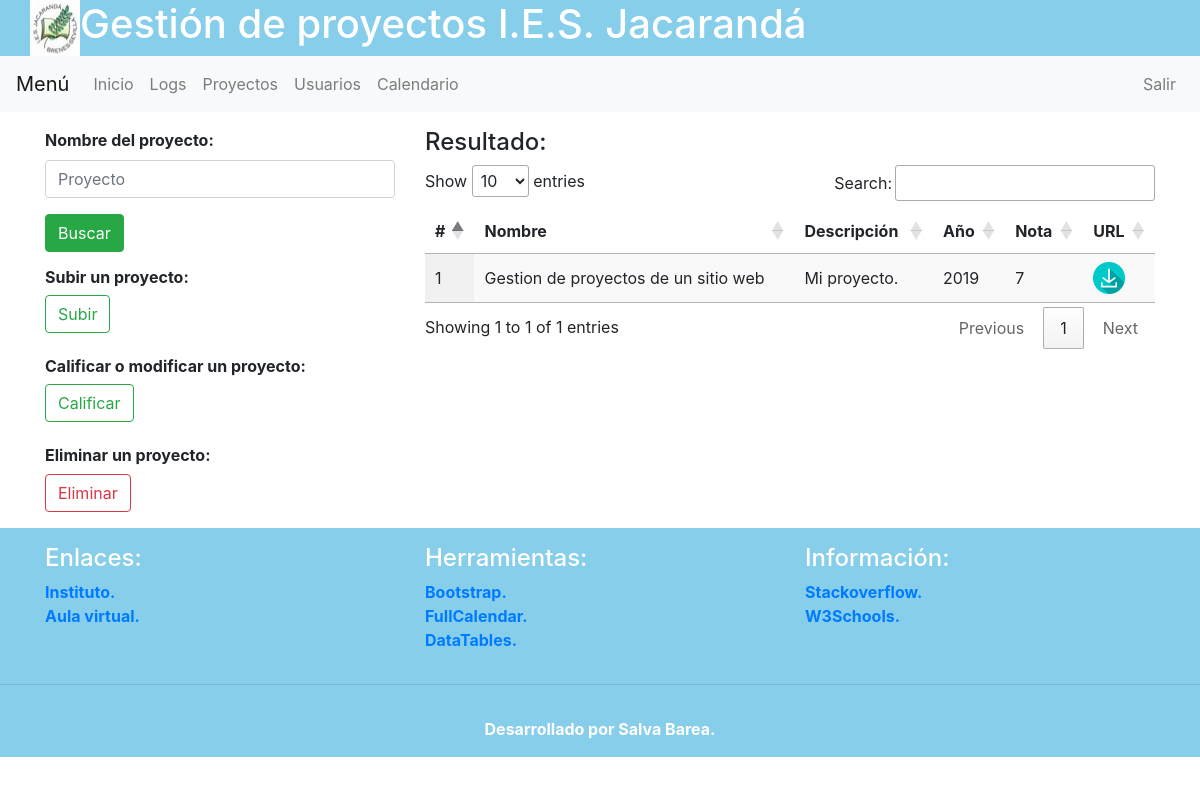
/proyectosAdmin.php, run on the app's committed database.
### tables this page shows
CREATE TABLE `proyecto` (
  `idProyecto` int(5) NOT NULL,
  `nombre` varchar(100) DEFAULT NULL,
  `descripcion` varchar(100) DEFAULT NULL,
  `nota` int(2) DEFAULT NULL,
  `year` varchar(4) DEFAULT NULL,
  `url` varchar(100) DEFAULT NULL,
  `alumno` int(5) DEFAULT NULL,
  `profesor` int(5) DEFAULT NULL
);

### resultadoBusqueda.php (the view, shortened to what this page needs)
<table class="display" id="proyectos">
  <thead>
    <tr>
      <th>#</th>
      <th>Nombre</th>
      <th>Descripción</th>
      <th>Año</th>
      <th>Nota</th>
      <th>URL</th>
    </tr>
  </thead>
  <?php
    $buscar = $_POST["proyectoNombre"];
    $busqueda= mysqli_query ($conexion, "SELECT * FROM proyecto WHERE Nombre like '%$buscar%'");
    while($registro = mysqli_fetch_array($busqueda)) {
      echo '
        <tr>
          <td>'.$registro[0].'</td>
          <td>'.$registro[1].'</td>
          <td>'.$registro[2].'</td>
          <td>'.$registro[4].'</td>
          <td>'.$registro[3].'</td>
          <td><a href='.$registro[5].'><img src="img/dw.png"></td>
        </tr>
      ';
    };
  ?>
</table>

### data on the page
proyecto: idProyecto "1", nombre "Gestion de proyectos de un sitio web", descripcion "Mi proyecto.", year "2019", nota "7"
